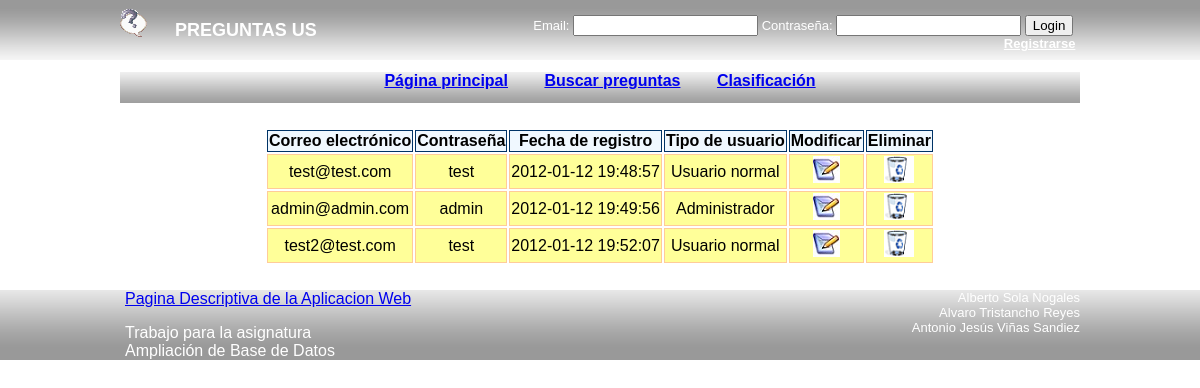
/administrarusuarios.php, run on the app's committed database.
### tables this page shows
CREATE TABLE IF NOT EXISTS `usuario` (
  `id` int(11) NOT NULL AUTO_INCREMENT,
  `email` varchar(255) NOT NULL,
  `password` varchar(255) NOT NULL,
  `fecharegistro` datetime NOT NULL,
  `preguntasrealizadas` int(11) NOT NULL,
  `preguntasrespondidas` int(11) NOT NULL,
  `puntos` int(11) NOT NULL,
  `nombre` varchar(255) DEFAULT NULL,
  `apellidos` varchar(255) DEFAULT NULL,
  `fechanacimiento` date DEFAULT NULL,
  `tipoUsuario` int(11) NOT NULL,
  PRIMARY KEY (`id`),
  UNIQUE KEY `UNIQUE {email}` (`email`)
);

### accesosBD/accesosUsuario.php (called while the page is built, shortened)
<?php
function obtenerTodosLosUsuarios($conexion) {
    try {
        $SQL = "SELECT * FROM usuario";
        $stmt = $conexion->query($SQL);
        return creaUsuarios($stmt);
    } catch (PDOException $e) {
        Header("Location: /abd/error.php");
        die();
    }
}
function creaUsuarios($stmt) {
    $resultado = array();
    foreach ($stmt as $row) {
        $objeto = new Usuario();
        $objeto->id = $row["id"];
        $objeto->email = $row["email"];
        $objeto->password = $row["password"];
        $objeto->fecharegistro = $row["fecharegistro"];
        $objeto->preguntasrespondidas = $row["preguntasrespondidas"];
        $objeto->puntos = $row["puntos"];
        $objeto->nombre = $row["nombre"];
        $objeto->apellidos = $row["apellidos"];
        $objeto->fechanacimiento = $row["fechanacimiento"];
        $objeto->tipousuario = $row["tipoUsuario"];
        $resultado[$row["id"]] = $objeto;
    }
    return $resultado;
}
?>

### entidades/Usuario.php (called while the page is built)
<?php
class Usuario {
	private $atributos = array();
	public function __construct() {
		$this -> atributos["id"] = NULL;
		$this -> atributos["email"] = NULL;
		$this -> atributos["password"] = NULL;
		$this -> atributos["fecharegistro"] = NULL;
		$this -> atributos["preguntasrealizadas"] = NULL;
		$this -> atributos["preguntasrespondidas"] = NULL;
		$this -> atributos["puntos"] = NULL;
		$this -> atributos["nombre"] = NULL;
		$this -> atributos["apellidos"] = NULL;
		$this -> atributos["fechanacimiento"] = NULL;
		$this -> atributos["tipousuario"] = NULL;
	}
	public function __get($atributo) {
		if (array_key_exists($atributo, $this -> atributos)) {
			return $this -> atributos[$atributo];
		} else {
			return NULL;
		}
	}
	public function __set($atributo, $valor) {
		if (array_key_exists($atributo, $this -> atributos)) {
			$this -> atributos[$atributo] = $valor;
		}
	}
}
?>

### administrarusuarios.php (the view, shortened to what this page needs)
<?php
	require_once ($_SERVER["DOCUMENT_ROOT"]."/abd/includes/styles/templates/cabecera.php");
?>
	<div id="contenedor_cuerpo">
		<table id="tabla">
			<tr>
				<th>Correo electrónico</th>
				<th>Contraseña</th>
				<th>Fecha de registro</th>
				<th>Tipo de usuario</th>
				<th>Modificar</th>
				<th>Eliminar</th>
			</tr>
			<?php
				$conexion = crearConexion();
				$usuariosAdministrados = obtenerTodosLosUsuarios($conexion);
				foreach($usuariosAdministrados as $usuario){ ?>
					<tr>
						<td><?php echo $usuario->email; ?></td>
						<td><?php echo $usuario->password;?></td>
						<td><?php echo $usuario->fecharegistro;?></td>
						<td><?php
							if($usuario->tipousuario == 1){
								echo "Administrador";
							}else{
								echo "Usuario normal";
							}
							?></td>
						<td><a href="/abd/perfil.php?id=<?php echo $usuario->id;?>">
							<img  src="./includes/styles/imagenes/iconos/editar.jpg" alt="editar" /></a>
						</td>
						<td>
							<a href="/abd/procesado/eliminaUsuario.php?id=<?php echo $usuario->id; ?>" onclick="return confirm('¿Está seguro de querer borrar este usuario?')">
							<img  src="./includes/styles/imagenes/iconos/eliminar.png" alt="eliminar"/></a>
							</td>
					</tr>
			<?php
				}
			?>
		</table>
	</div>
<?php
	require_once ($_SERVER["DOCUMENT_ROOT"]."/abd/includes/styles/templates/pie.php");
?>

### includes/styles/css/preguntasus.css (style rules this page uses)
html, body { width: 100%; border: 0px; padding: 0px; margin: 0px; font-family: sans-serif; }
#contenedor_cuerpo { width: 960px; margin: 0 auto 0 auto; }
table { margin:25px auto 25px auto; text-align: center; }
th { background-color: #3399cc; border-style: groove; border-color: #003366; border-width: thin; }
tr { background-color: #ffff99; }
td { border-width: thin; border-style: groove; border-color: #ffcc99; }
th { border-style:solid; background-color: #f0f8ff; }

### data on the page
usuario: email "test@test.com", password "test", fecharegistro "2012-01-12 19:48:57", tipoUsuario "Usuario normal"
usuario: email "admin@admin.com", password "admin", fecharegistro "2012-01-12 19:49:56", tipoUsuario "Administrador"
usuario: email "test2@test.com", password "test", fecharegistro "2012-01-12 19:52:07", tipoUsuario "Usuario normal"
